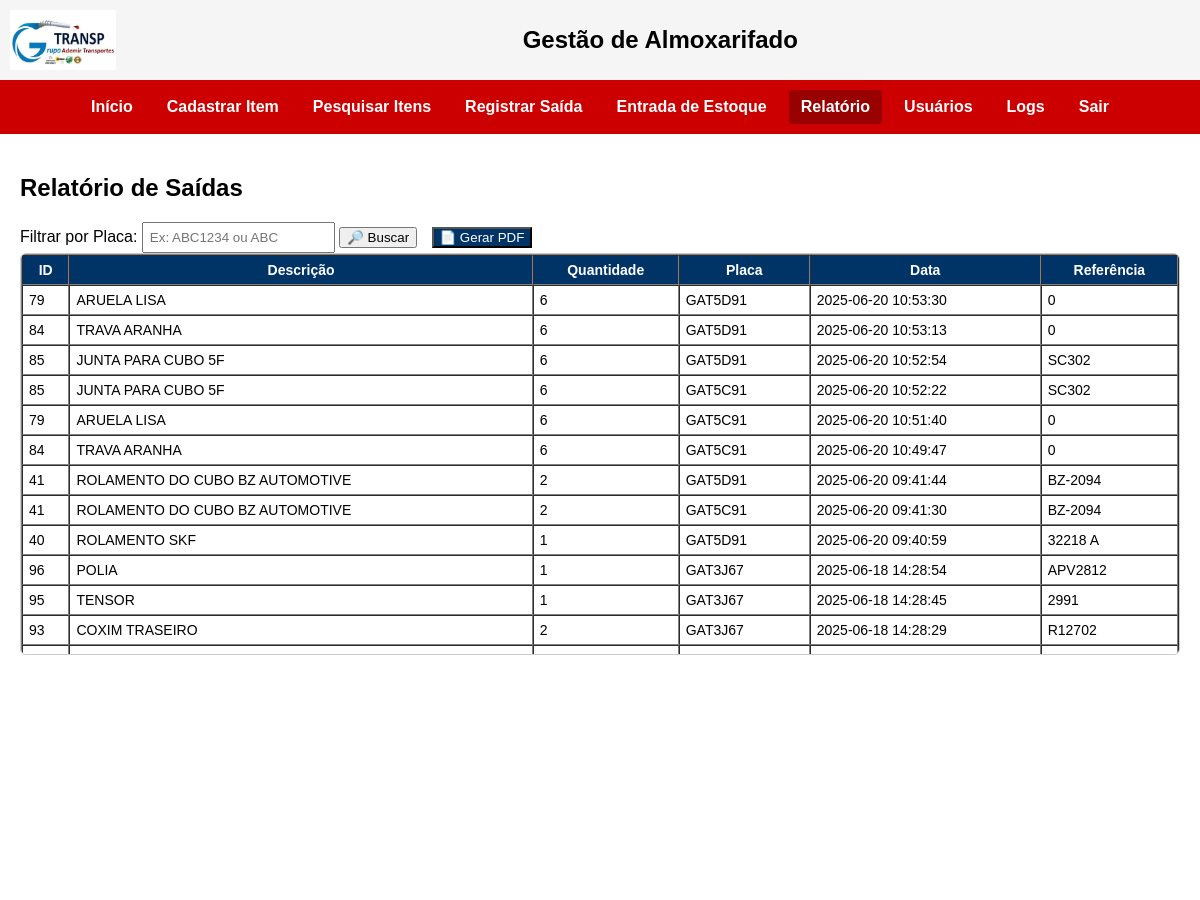
Page /saidas/relatorio (signed in, upper part) on the earlier database version.
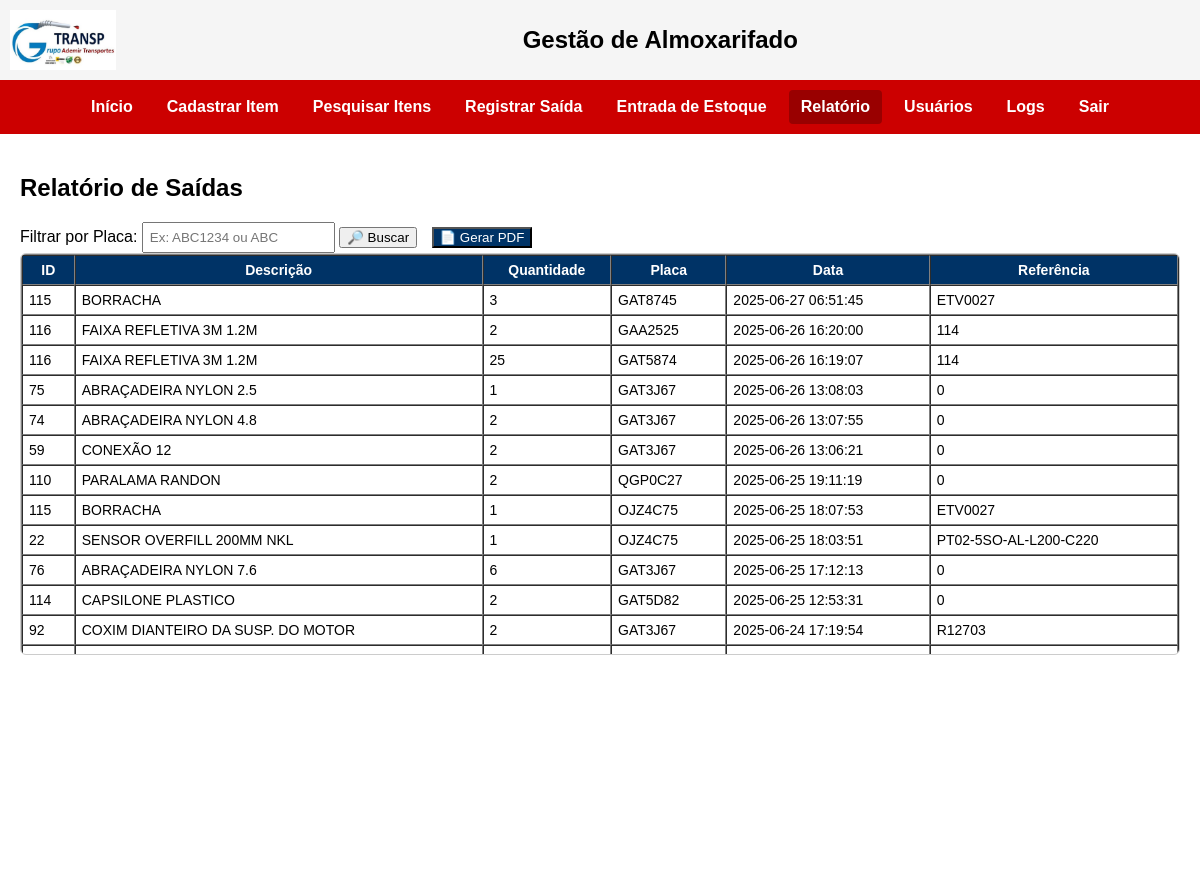
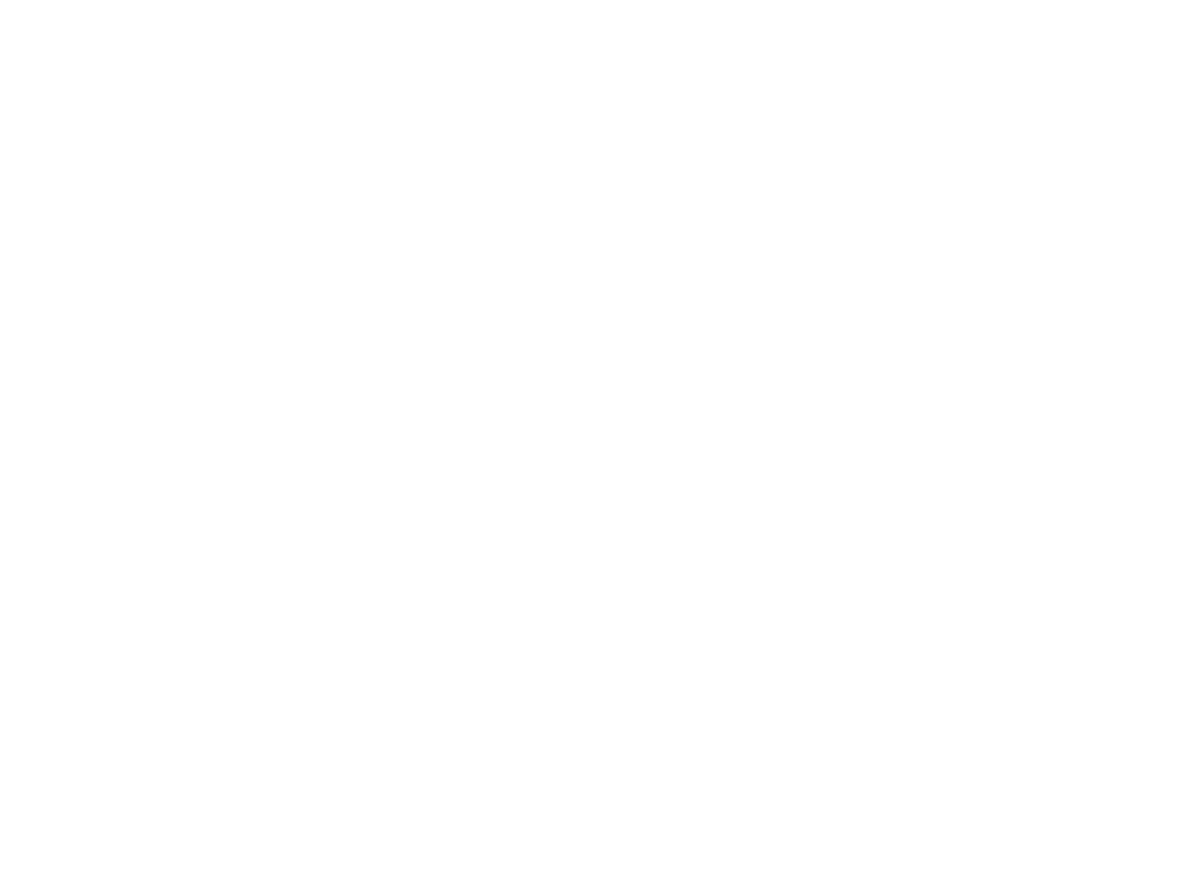
Same page on the later database version (2 pictures, top to bottom).
### tables this page shows
CREATE TABLE saidas (
        id INTEGER PRIMARY KEY AUTOINCREMENT,
        item_id INTEGER,
        descricao TEXT,
        quantidade INTEGER,
        placa TEXT,
        data_saida TEXT, referencia TEXT,
        FOREIGN KEY (item_id) REFERENCES itens(id)
    );

### routes/saidas.py (the view)
@saidas_bp.route('/relatorio', methods=['GET', 'POST'])
def relatorio():
    placa = ''
    registros = []
    conn = conectar_db()
    cursor = conn.cursor()
    if request.method == 'POST':
        placa = request.form.get('placa', '').strip().upper()
        acao = request.form.get('acao')
        if placa:
            cursor.execute("""
                SELECT item_id, descricao, quantidade, placa, data_saida, referencia
                FROM saidas
                WHERE placa LIKE ?
                ORDER BY data_saida DESC
            """, (f"%{placa}%",))
        else:
            cursor.execute("""
                SELECT item_id, descricao, quantidade, placa, data_saida, referencia
                FROM saidas
                ORDER BY data_saida DESC
            """)
        registros = cursor.fetchall()
        conn.close()
        if acao == 'pdf':
            pdf = FPDF()
            pdf.add_page()
            pdf.set_font("Arial", size=12)
            pdf.cell(0, 10, txt="Relatório de Saídas", ln=True, align='C')
            pdf.ln(10)
            for item in registros:
                linha = f"{item['data_saida']} | {item['descricao']} | Qtd: {item['quantidade']} | Placa: {item['placa']} | Ref: {item['referencia']}"
                pdf.multi_cell(0, 10, txt=linha)
            pdf_output = BytesIO()
            pdf_output.write(pdf.output(dest='S').encode('latin-1'))
            pdf_output.seek(0)
            return send_file(pdf_output, download_name="relatorio_saidas.pdf", as_attachment=True)
    else:
        cursor.execute("""
            SELECT item_id, descricao, quantidade, placa, data_saida, referencia
            FROM saidas
            ORDER BY data_saida DESC
        """)
        registros = cursor.fetchall()
        conn.close()
    return render_template("relatorio.html", registros=registros, placa=placa, pode_modificar=pode_modificar())

### app.py (called while the page is built)
@app.before_request
def proteger_rotas():
    print(f"DEBUG - Endpoint acessado: {request.endpoint}")
    rotas_livres = [
        'auth.login',
        'static',
        'usuarios.cadastro_usuario',
    ]
    if 'usuario' not in session and request.endpoint not in rotas_livres:
        flash("Sua sessão expirou. Faça login novamente.", "erro")
        return redirect('/')

### models.py (called while the page is built)
def conectar_db():
    conn = sqlite3.connect(DB_PATH)
    conn.row_factory = sqlite3.Row
    return conn

### routes/saidas.py (called while the page is built)
def pode_modificar():
    return session.get('tipo') in ('MASTER', 'COMUM')

### templates/relatorio.html (shortened to what this page needs)
{% extends 'base.html' %}
{% block conteudo %}
<h2>Relatório de Saídas</h2>
<form method="POST" action="/saidas/relatorio">
  <label>Filtrar por Placa:</label>
  <input type="text" name="placa" value="{{ placa }}" placeholder="Ex: ABC1234 ou ABC" style="padding: 6px;">
  <button type="submit" name="acao" value="buscar">🔎 Buscar</button>
  <button type="submit" name="acao" value="pdf" style="margin-left: 10px; background-color: #003366; color: white;">📄 Gerar PDF</button>
</form>
{% if registros %}
  <div style="max-height: 400px; overflow-y: auto; border: 1px solid #ccc; border-radius: 6px;">
    <table border="1" cellpadding="6" cellspacing="0" style="width: 100%; font-size: 14px;">
      <thead style="background-color: #003366; color: white; position: sticky; top: 0;">
        <tr>
          <th>ID</th>
          <th>Descrição</th>
          <th>Quantidade</th>
          <th>Placa</th>
          <th>Data</th>
          <th>Referência</th>
        </tr>
      </thead>
      <tbody>
        {% for item in registros %}
        <tr>
          <td>{{ item.item_id }}</td>
          <td>{{ item.descricao }}</td>
          <td>{{ item.quantidade }}</td>
          <td>{{ item.placa }}</td>
          <td>{{ item.data_saida }}</td>
          <td>{{ item.referencia }}</td>
        </tr>
        {% endfor %}
      </tbody>
    </table>
  </div>
{% else %}
  <p>Nenhum registro encontrado.</p>
{% endif %}
{% endblock %}

Differences in the rows shown:
no longer on this page (row unchanged): saidas: item_id "79", descricao "ARUELA LISA", quantidade "6", placa "GAT5D91", data_saida "2025-06-20 10:53:30", referencia "0"
no longer on this page (row unchanged): saidas: item_id "84", descricao "TRAVA ARANHA", quantidade "6", placa "GAT5D91", data_saida "2025-06-20 10:53:13", referencia "0"
no longer on this page (row unchanged): saidas: item_id "85", descricao "JUNTA PARA CUBO 5F", quantidade "6", placa "GAT5D91", data_saida "2025-06-20 10:52:54", referencia "SC302"
no longer on this page (row unchanged): saidas: item_id "85", descricao "JUNTA PARA CUBO 5F", quantidade "6", placa "GAT5C91", data_saida "2025-06-20 10:52:22", referencia "SC302"
no longer on this page (row unchanged): saidas: item_id "79", descricao "ARUELA LISA", quantidade "6", placa "GAT5C91", data_saida "2025-06-20 10:51:40", referencia "0"
no longer on this page (row unchanged): saidas: item_id "84", descricao "TRAVA ARANHA", quantidade "6", placa "GAT5C91", data_saida "2025-06-20 10:49:47", referencia "0"
no longer on this page (row unchanged): saidas: item_id "41", descricao "ROLAMENTO DO CUBO BZ AUTOMOTIVE", quantidade "2", placa "GAT5D91", data_saida "2025-06-20 09:41:44", referencia "BZ-2094"
no longer on this page (row unchanged): saidas: item_id "41", descricao "ROLAMENTO DO CUBO BZ AUTOMOTIVE", quantidade "2", placa "GAT5C91", data_saida "2025-06-20 09:41:30", referencia "BZ-2094"
no longer on this page (row unchanged): saidas: item_id "40", descricao "ROLAMENTO SKF", quantidade "1", placa "GAT5D91", data_saida "2025-06-20 09:40:59", referencia "32218 A"
no longer on this page (row unchanged): saidas: item_id "96", descricao "POLIA", quantidade "1", placa "GAT3J67", data_saida "2025-06-18 14:28:54", referencia "APV2812"
no longer on this page (row unchanged): saidas: item_id "95", descricao "TENSOR", quantidade "1", placa "GAT3J67", data_saida "2025-06-18 14:28:45", referencia "2991"
no longer on this page (row unchanged): saidas: item_id "93", descricao "COXIM TRASEIRO", quantidade "2", placa "GAT3J67", data_saida "2025-06-18 14:28:29", referencia "R12702"
added saidas: item_id "115", descricao "BORRACHA", quantidade "3", placa "GAT8745", data_saida "2025-06-27 06:51:45", referencia "ETV0027"
added saidas: item_id "116", descricao "FAIXA REFLETIVA 3M 1.2M", quantidade "2", placa "GAA2525", data_saida "2025-06-26 16:20:00", referencia "114"
added saidas: item_id "116", descricao "FAIXA REFLETIVA 3M 1.2M", quantidade "25", placa "GAT5874", data_saida "2025-06-26 16:19:07", referencia "114"
added saidas: item_id "75", descricao "ABRAÇADEIRA NYLON 2.5", quantidade "1", placa "GAT3J67", data_saida "2025-06-26 13:08:03", referencia "0"
added saidas: item_id "74", descricao "ABRAÇADEIRA NYLON 4.8", quantidade "2", placa "GAT3J67", data_saida "2025-06-26 13:07:55", referencia "0"
added saidas: item_id "59", descricao "CONEXÃO 12", quantidade "2", placa "GAT3J67", data_saida "2025-06-26 13:06:21", referencia "0"
added saidas: item_id "110", descricao "PARALAMA RANDON", quantidade "2", placa "QGP0C27", data_saida "2025-06-25 19:11:19", referencia "0"
added saidas: item_id "115", descricao "BORRACHA", quantidade "1", placa "OJZ4C75", data_saida "2025-06-25 18:07:53", referencia "ETV0027"
added saidas: item_id "22", descricao "SENSOR OVERFILL 200MM NKL", quantidade "1", placa "OJZ4C75", data_saida "2025-06-25 18:03:51", referencia "PT02-5SO-AL-L200-C220"
added saidas: item_id "76", descricao "ABRAÇADEIRA NYLON 7.6", quantidade "6", placa "GAT3J67", data_saida "2025-06-25 17:12:13", referencia "0"
added saidas: item_id "114", descricao "CAPSILONE PLASTICO", quantidade "2", placa "GAT5D82", data_saida "2025-06-25 12:53:31", referencia "0"
added saidas: item_id "92", descricao "COXIM DIANTEIRO DA SUSP. DO MOTOR", quantidade "2", placa "GAT3J67", data_saida "2025-06-24 17:19:54", referencia "R12703"
